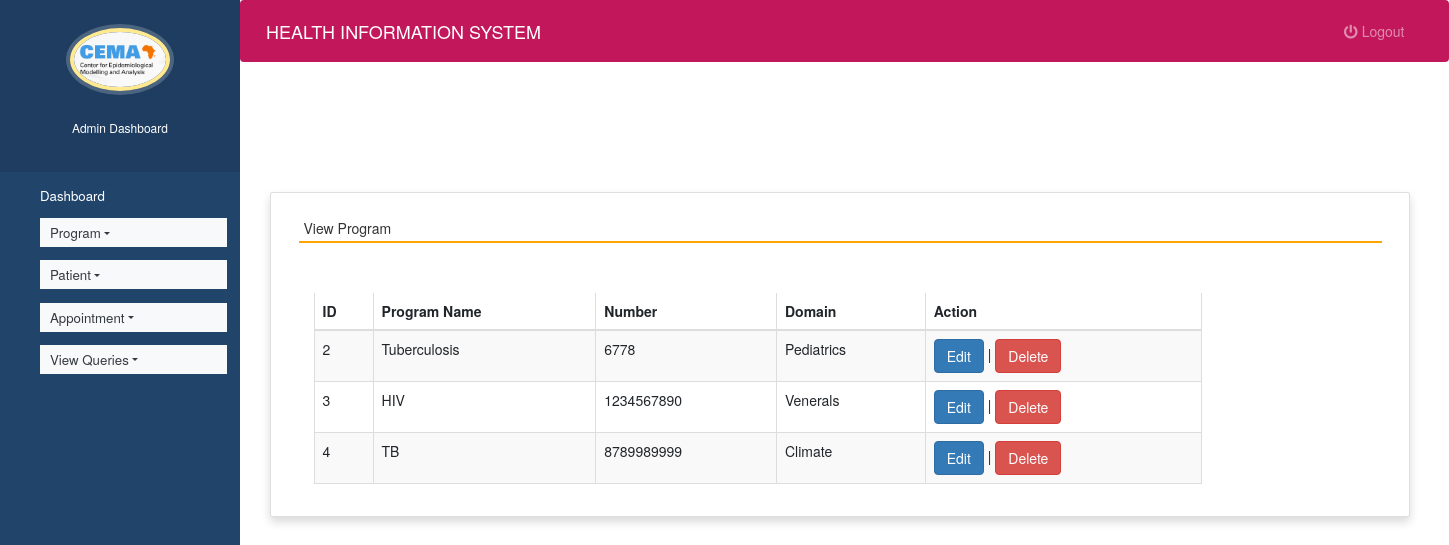
The app's page /view_program (signed in), older data.
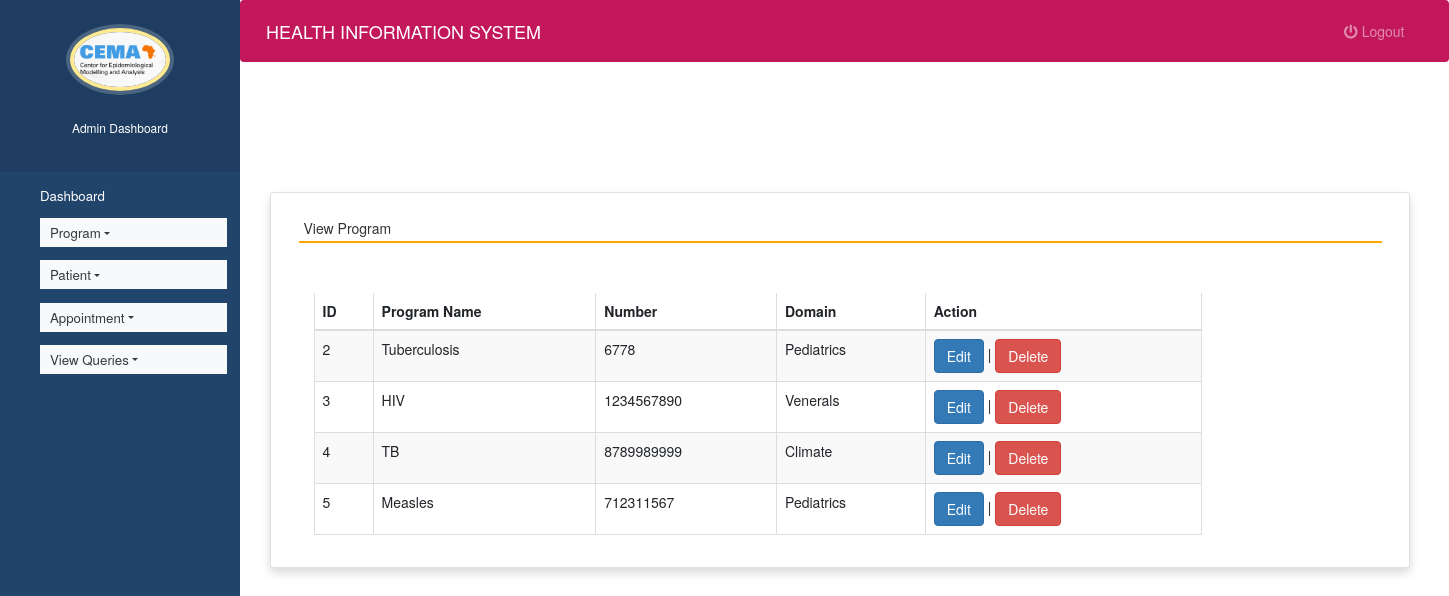
The same page, newer data.
### health/models.py (models this page shows, shortened)
class Program(models.Model):
    name = models.CharField(max_length=50)
    mobile = models.IntegerField()
    special = models.CharField(max_length=50)

### health/views.py (the view)
# urls.py: path('view_program', view_program, name='view_program'),
def view_program(request):
    if not request.user.is_staff:
        return redirect('login')
    prog = Program.objects.all()
    p = {'prog':prog}
    return render(request,'view_doctor.html', p)

### health/templates/view_doctor.html (shortened to what this page needs)
{% extends 'admin_nav.html' %}
{% load static %}
{% block content %}
<head>
 <link rel="stylesheet" href="https://maxcdn.bootstrapcdn.com/bootstrap/3.4.1/css/bootstrap.min.css">
  <link rel="stylesheet" href="https://cdnjs.cloudflare.com/ajax/libs/font-awesome/4.7.0/css/font-awesome.min.css">
  <link rel="stylesheet" href="https://use.fontawesome.com/releases/v5.6.3/css/all.css">
</head>
<br><br><br><br>
<div class="container card shadow m-5">
    <div class="card-body">
        <h5 class="p-2" style="border-bottom: 2px solid orange">View Program</h5>
		<div class="container mt-5">
			<div class="table-responsive">
		<table id="example" class="table table-striped table-bordered table-sm" style="width:80%">
			<thead>
				<tr>
					<th>ID</th>
					<th>Program Name</th>
					<th>Number</th>
					<th>Domain</th>
                    <th>Action</th>
				</tr>
			</thead>
			<tbody>
            {% for i in prog %}
			<tr>
				<td>{{i.id}}</td>
				<td>{{i.name}}</td>
				<td>{{i.mobile}}</td>
				<td>{{i.special}}</td>
				<td><a href="{% url 'edit_program' i.id %}" class="btn btn-primary">Edit</a> |
				<a href="{% url 'delete_program' i.id %}" onclick="return confirm('Are you ready to delete this record ?')" class="btn btn-danger">Delete</a></td>
			</tr>
			{% endfor %}
			</tbody>
		</table>
				</div>
	 </div>
	</div>
</div>
{% endblock content %}

Row changes from the older to the newer data that the page shows:
added Program: id "5", name "Measles", mobile "712311567", special "Pediatrics"
